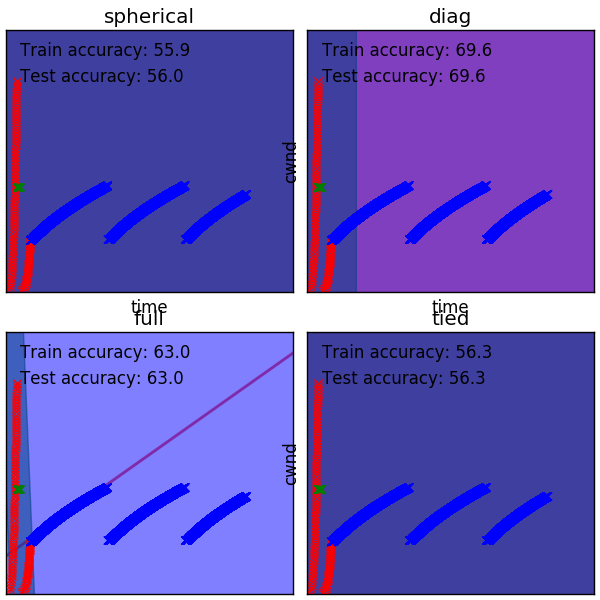

Here is the Python script that generated this plot:
import matplotlib.pyplot as plt
import matplotlib as mpl
import numpy as np
import pandas as pd
from sklearn import datasets
from sklearn.cross_validation import StratifiedKFold
from sklearn.externals.six.moves import xrange
from sklearn.mixture import GMM

"""
GMM classifiers
"""

def make_ellipses(gmm, ax):
    for n, color in enumerate('rgb'):
        v, w = np.linalg.eigh(gmm._get_covars()[n][:2, :2])
        u = w[0] / np.linalg.norm(w[0])
        angle = np.arctan2(u[1], u[0])
        angle = 180 * angle / np.pi  # convert to degrees
        v *= 9
        ell = mpl.patches.Ellipse(gmm.means_[n, :2], v[0], v[1],
                                  180 + angle, color=color)
        ell.set_clip_box(ax.bbox)
        ell.set_alpha(0.5)
        ax.add_artist(ell)
"""
iris = datasets.load_iris()

# Break up the dataset into non-overlapping training (75%) and testing
# (25%) sets.
skf = StratifiedKFold(iris.target, n_folds=4)
# Only take the first fold.
train_index, test_index = next(iter(skf))
"""
# On charge les donnees d'entrainement et de test
df = pd.read_csv('cwnd.dat', delimiter = ';')
x_train = []
y_train = []
x_test = []
y_test = []
dp= pd.read_csv('label.csv')
for i in range(0,len(df)/3):
    if (i%3 == 0):
        x_train.append([df['time'].values[i], df['cwnd'].values[i]])
        y_train.append(dp['label'].values[i])
    else:
        x_test.append([df['time'].values[i], df['cwnd'].values[i]])
        y_test.append(dp['label'].values[i])

y_test = np.array(y_test)
y_train = np.array(y_train)
X_train = np.array(x_train)
X_test = np.array(x_test)

n_classes = len(np.unique(y_train))
print(n_classes)
# Try GMMs using different types of covariances.
classifiers = dict((covar_type, GMM(n_components=n_classes,
                    covariance_type=covar_type, init_params='wc', n_iter=20))
                   for covar_type in ['spherical', 'diag', 'tied', 'full'])

n_classifiers = len(classifiers)

plt.figure(figsize=(3 * n_classifiers / 2, 6))
plt.subplots_adjust(bottom=.01, top=0.95, hspace=.15, wspace=.05,
                    left=.01, right=.99)


for index, (name, classifier) in enumerate(classifiers.items()):
    # Since we have class labels for the training data, we can
    # initialize the GMM parameters in a supervised manner.
    classifier.means_ = np.array([X_train[y_train == i].mean(axis=0)
                                  for i in xrange(n_classes)])

    # Train the other parameters using the EM algorithm.
    classifier.fit(X_train)

    h = plt.subplot(2, n_classifiers / 2, index + 1)
    make_ellipses(classifier, h)
    """
    for n, color in enumerate('rgb'):
        data = iris.data[iris.target == n]
        plt.scatter(data[:, 0], data[:, 1], 0.8, color=color,
                    label=iris.target_names[n])
    """
    # Plot the test data with crosses
    for n, color in enumerate('rgb'):
        data = X_test[y_test == n]
        plt.plot(data[:, 0], data[:, 1], 'x', color=color)

    y_train_pred = classifier.predict(X_train)
    print(y_train_pred)
    train_accuracy = np.mean(y_train_pred.ravel() == y_train.ravel()) * 100
    plt.text(0.05, 0.9, 'Train accuracy: %.1f' % train_accuracy,
             transform=h.transAxes)

    y_test_pred = classifier.predict(X_test)
    test_accuracy = np.mean(y_test_pred.ravel() == y_test.ravel()) * 100
    plt.text(0.05, 0.8, 'Test accuracy: %.1f' % test_accuracy,
             transform=h.transAxes)

    plt.xticks(())
    plt.yticks(())
    plt.xlabel('time')
    plt.ylabel('cwnd')
    plt.title(name)

plt.legend(loc='lower right', prop=dict(size=12))


plt.show()
